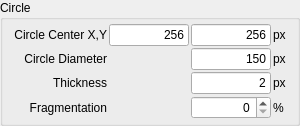
         <widget class="QGroupBox" name="groupBox_3">
          <property name="title">
           <string>Circle</string>
          </property>
          <layout class="QGridLayout" name="gridLayout_2">
           <property name="leftMargin">
            <number>4</number>
           </property>
           <property name="topMargin">
            <number>4</number>
           </property>
           <property name="rightMargin">
            <number>4</number>
           </property>
           <property name="bottomMargin">
            <number>4</number>
           </property>
           <property name="spacing">
            <number>2</number>
           </property>
           <item row="1" column="2">
            <widget class="QLineEdit" name="mCircleCenterYLineEdit">
             <property name="sizePolicy">
              <sizepolicy hsizetype="Preferred" vsizetype="Fixed">
               <horstretch>0</horstretch>
               <verstretch>0</verstretch>
              </sizepolicy>
             </property>
             <property name="minimumSize">
              <size>
               <width>50</width>
               <height>0</height>
              </size>
             </property>
             <property name="maximumSize">
              <size>
               <width>80</width>
               <height>16777215</height>
              </size>
             </property>
             <property name="text">
              <string>256</string>
             </property>
             <property name="alignment">
              <set>Qt::AlignRight|Qt::AlignTrailing|Qt::AlignVCenter</set>
             </property>
            </widget>
           </item>
           <item row="4" column="0">
            <widget class="QLabel" name="label_15">
             <property name="minimumSize">
              <size>
               <width>100</width>
               <height>0</height>
              </size>
             </property>
             <property name="text">
              <string>Fragmentation</string>
             </property>
             <property name="alignment">
              <set>Qt::AlignRight|Qt::AlignTrailing|Qt::AlignVCenter</set>
             </property>
            </widget>
           </item>
           <item row="1" column="0">
            <widget class="QLabel" name="label_23">
             <property name="minimumSize">
              <size>
               <width>100</width>
               <height>0</height>
              </size>
             </property>
             <property name="text">
              <string>Circle Center X,Y</string>
             </property>
             <property name="alignment">
              <set>Qt::AlignRight|Qt::AlignTrailing|Qt::AlignVCenter</set>
             </property>
            </widget>
           </item>
           <item row="3" column="2">
            <widget class="QLineEdit" name="mCircleLineThicknessLineEdit">
             <property name="sizePolicy">
              <sizepolicy hsizetype="Preferred" vsizetype="Fixed">
               <horstretch>0</horstretch>
               <verstretch>0</verstretch>
              </sizepolicy>
             </property>
             <property name="maximumSize">
              <size>
               <width>80</width>
               <height>16777215</height>
              </size>
             </property>
             <property name="text">
              <string>2</string>
             </property>
             <property name="alignment">
              <set>Qt::AlignRight|Qt::AlignTrailing|Qt::AlignVCenter</set>
             </property>
            </widget>
           </item>
           <item row="4" column="3">
            <widget class="QLabel" name="label_6">
             <property name="text">
              <string>%</string>
             </property>
            </widget>
           </item>
           <item row="1" column="1">
            <widget class="QLineEdit" name="mCircleCenterXLineEdit">
             <property name="sizePolicy">
              <sizepolicy hsizetype="Preferred" vsizetype="Fixed">
               <horstretch>0</horstretch>
               <verstretch>0</verstretch>
              </sizepolicy>
             </property>
             <property name="minimumSize">
              <size>
               <width>50</width>
               <height>0</height>
              </size>
             </property>
             <property name="maximumSize">
              <size>
               <width>80</width>
               <height>16777215</height>
              </size>
             </property>
             <property name="text">
              <string>256</string>
             </property>
             <property name="alignment">
              <set>Qt::AlignRight|Qt::AlignTrailing|Qt::AlignVCenter</set>
             </property>
            </widget>
           </item>
           <item row="4" column="2">
            <widget class="QSpinBox" name="mCircleLineFragmentationSpinBox">
             <property name="sizePolicy">
              <sizepolicy hsizetype="Preferred" vsizetype="Fixed">
               <horstretch>0</horstretch>
               <verstretch>0</verstretch>
              </sizepolicy>
             </property>
             <property name="alignment">
              <set>Qt::AlignRight|Qt::AlignTrailing|Qt::AlignVCenter</set>
             </property>
             <property name="maximum">
              <number>100</number>
             </property>
             <property name="value">
              <number>0</number>
             </property>
            </widget>
           </item>
           <item row="3" column="0">
            <widget class="QLabel" name="label_11">
             <property name="sizePolicy">
              <sizepolicy hsizetype="Preferred" vsizetype="Preferred">
               <horstretch>0</horstretch>
               <verstretch>0</verstretch>
              </sizepolicy>
             </property>
             <property name="minimumSize">
              <size>
               <width>100</width>
               <height>0</height>
              </size>
             </property>
             <property name="text">
              <string>Thickness</string>
             </property>
             <property name="alignment">
              <set>Qt::AlignRight|Qt::AlignTrailing|Qt::AlignVCenter</set>
             </property>
            </widget>
           </item>
           <item row="2" column="0">
            <widget class="QLabel" name="label_27">
             <property name="minimumSize">
              <size>
               <width>100</width>
               <height>0</height>
              </size>
             </property>
             <property name="text">
              <string>Circle Diameter</string>
             </property>
             <property name="alignment">
              <set>Qt::AlignRight|Qt::AlignTrailing|Qt::AlignVCenter</set>
             </property>
            </widget>
           </item>
           <item row="3" column="3">
            <widget class="QLabel" name="label_12">
             <property name="sizePolicy">
              <sizepolicy hsizetype="Preferred" vsizetype="Preferred">
               <horstretch>0</horstretch>
               <verstretch>0</verstretch>
              </sizepolicy>
             </property>
             <property name="minimumSize">
              <size>
               <width>20</width>
               <height>0</height>
              </size>
             </property>
             <property name="maximumSize">
              <size>
               <width>20</width>
               <height>16777215</height>
              </size>
             </property>
             <property name="text">
              <string>px</string>
             </property>
            </widget>
           </item>
           <item row="2" column="3">
            <widget class="QLabel" name="label_28">
             <property name="sizePolicy">
              <sizepolicy hsizetype="Preferred" vsizetype="Minimum">
               <horstretch>0</horstretch>
               <verstretch>0</verstretch>
              </sizepolicy>
             </property>
             <property name="minimumSize">
              <size>
               <width>20</width>
               <height>0</height>
              </size>
             </property>
             <property name="maximumSize">
              <size>
               <width>20</width>
               <height>16777215</height>
              </size>
             </property>
             <property name="text">
              <string>px</string>
             </property>
            </widget>
           </item>
           <item row="1" column="3">
            <widget class="QLabel" name="label_26">
             <property name="sizePolicy">
              <sizepolicy hsizetype="Preferred" vsizetype="Minimum">
               <horstretch>0</horstretch>
               <verstretch>0</verstretch>
              </sizepolicy>
             </property>
             <property name="minimumSize">
              <size>
               <width>20</width>
               <height>0</height>
              </size>
             </property>
             <property name="maximumSize">
              <size>
               <width>20</width>
               <height>16777215</height>
              </size>
             </property>
             <property name="text">
              <string>px</string>
             </property>
            </widget>
           </item>
           <item row="2" column="2">
            <widget class="QLineEdit" name="mCircleDiameterLineEdit">
             <property name="sizePolicy">
              <sizepolicy hsizetype="Preferred" vsizetype="Fixed">
               <horstretch>0</horstretch>
               <verstretch>0</verstretch>
              </sizepolicy>
             </property>
             <property name="minimumSize">
              <size>
               <width>50</width>
               <height>0</height>
              </size>
             </property>
             <property name="maximumSize">
              <size>
               <width>80</width>
               <height>16777215</height>
              </size>
             </property>
             <property name="text">
              <string>150</string>
             </property>
             <property name="alignment">
              <set>Qt::AlignRight|Qt::AlignTrailing|Qt::AlignVCenter</set>
             </property>
            </widget>
           </item>
          </layout>
         </widget>
